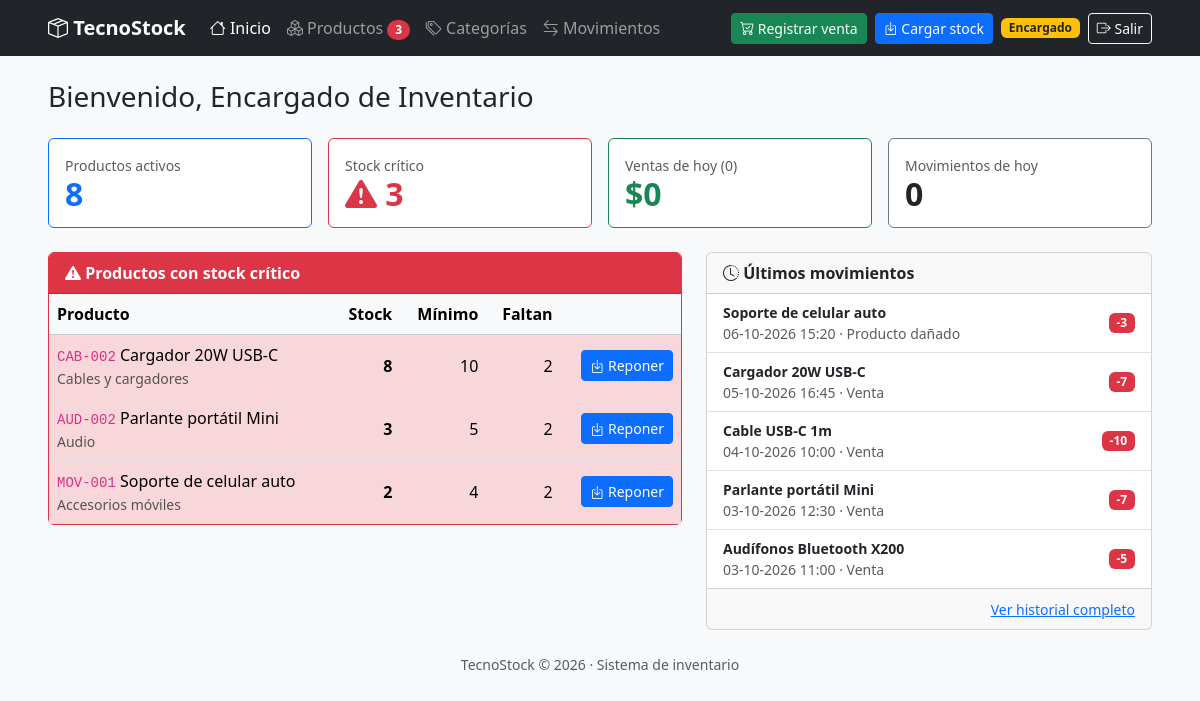
/inicio.php (signed in), run on the app's committed database.
### tables this page shows
CREATE TABLE producto (
    id_producto  INT          NOT NULL AUTO_INCREMENT,
    codigo       VARCHAR(20)  NOT NULL,
    nombre       VARCHAR(100) NOT NULL,
    descripcion  VARCHAR(255) NULL,
    precio       INT          NOT NULL,            
    stock_actual INT          NOT NULL DEFAULT 0,
    stock_minimo INT          NOT NULL DEFAULT 0,
    estado       TINYINT(1)   NOT NULL DEFAULT 1,
    id_categoria INT          NOT NULL,

    PRIMARY KEY (id_producto),
    CONSTRAINT uq_producto_codigo  UNIQUE (codigo),
    CONSTRAINT chk_producto_precio CHECK (precio >= 0),
    CONSTRAINT chk_producto_stock  CHECK (stock_actual >= 0),
    CONSTRAINT chk_producto_minimo CHECK (stock_minimo >= 0),
    CONSTRAINT chk_producto_estado CHECK (estado IN (0, 1)),
    CONSTRAINT fk_producto_categoria
        FOREIGN KEY (id_categoria) REFERENCES categoria (id_categoria)
        ON UPDATE CASCADE
        ON DELETE RESTRICT
);

CREATE TABLE categoria (
    id_categoria INT          NOT NULL AUTO_INCREMENT,
    nombre       VARCHAR(60)  NOT NULL,
    descripcion  VARCHAR(255) NULL,
    estado       TINYINT(1)   NOT NULL DEFAULT 1,

    PRIMARY KEY (id_categoria),
    CONSTRAINT uq_categoria_nombre  UNIQUE (nombre),
    CONSTRAINT chk_categoria_estado CHECK (estado IN (0, 1))
);

CREATE TABLE movimiento (
    id_movimiento   INT          NOT NULL AUTO_INCREMENT,
    fecha_hora      DATETIME     NOT NULL DEFAULT CURRENT_TIMESTAMP,
    tipo            ENUM('ENTRADA', 'SALIDA') NOT NULL,
    motivo          VARCHAR(30)  NOT NULL,
    cantidad        INT          NOT NULL,
    precio_unitario INT          NOT NULL DEFAULT 0,
    observacion     VARCHAR(255) NULL,
    id_producto     INT          NOT NULL,
    id_usuario      INT          NOT NULL,

    PRIMARY KEY (id_movimiento),
    CONSTRAINT chk_movimiento_cantidad CHECK (cantidad > 0),
    CONSTRAINT chk_movimiento_precio   CHECK (precio_unitario >= 0),
     
    CONSTRAINT chk_movimiento_motivo CHECK (
        (tipo = 'ENTRADA' AND motivo IN ('Stock inicial', 'Compra a proveedor', 'Devolución de cliente', 'Ajuste de inventario'))
        OR
        (tipo = 'SALIDA'  AND motivo IN ('Venta', 'Producto dañado', 'Devolución a proveedor', 'Ajuste de inventario'))
    ),
    CONSTRAINT fk_movimiento_producto
        FOREIGN KEY (id_producto) REFERENCES producto (id_producto)
        ON UPDATE CASCADE
        ON DELETE RESTRICT,
    CONSTRAINT fk_movimiento_usuario
        FOREIGN KEY (id_usuario) REFERENCES usuario (id_usuario)
        ON UPDATE CASCADE
        ON DELETE RESTRICT
);

### includes/funciones.php (called while the page is built, shortened)
<?php
function es_encargado(): bool
{
    return ($_SESSION['rol'] ?? '') === 'ENCARGADO';
}
function e($texto): string
{
    return htmlspecialchars((string) $texto, ENT_QUOTES, 'UTF-8');
}
function formato_precio($valor): string
{
    return '$' . number_format((int) $valor, 0, ',', '.');
}
function formato_fecha(string $fecha): string
{
    return date('d-m-Y H:i', strtotime($fecha));
}

### inicio.php (the view, shortened to what this page needs)
<?php
require_once __DIR__ . '/includes/sesion.php';
$totalProductos = (int) $pdo->query('SELECT COUNT(*) FROM producto WHERE estado = 1')->fetchColumn();
$totalCriticos  = (int) $pdo->query('SELECT COUNT(*) FROM producto WHERE estado = 1 AND stock_actual < stock_minimo')->fetchColumn();
$ventasHoy      = $pdo->query(
    "SELECT COUNT(*) AS cantidad, COALESCE(SUM(cantidad * precio_unitario), 0) AS total
     FROM movimiento WHERE motivo = 'Venta' AND DATE(fecha_hora) = CURDATE()"
)->fetch();
$movimientosHoy = (int) $pdo->query('SELECT COUNT(*) FROM movimiento WHERE DATE(fecha_hora) = CURDATE()')->fetchColumn();
$criticosLista = $pdo->query(
    'SELECT p.id_producto, p.codigo, p.nombre, c.nombre AS categoria, p.stock_actual, p.stock_minimo
     FROM producto p
     JOIN categoria c ON c.id_categoria = p.id_categoria
     WHERE p.estado = 1 AND p.stock_actual < p.stock_minimo
     ORDER BY (p.stock_minimo - p.stock_actual) DESC, p.nombre'
)->fetchAll();
$ultimos = $pdo->query(
    'SELECT m.fecha_hora, m.tipo, m.motivo, m.cantidad, p.nombre AS producto
     FROM movimiento m JOIN producto p ON p.id_producto = m.id_producto
     ORDER BY m.fecha_hora DESC, m.id_movimiento DESC LIMIT 5'
)->fetchAll();
$seccion = 'inicio';
require __DIR__ . '/includes/header.php';
?>
<h1 class="h3 mb-4">Bienvenido, <?= e($_SESSION['nombre']) ?></h1>
<div class="row g-3 mb-4">
    <div class="col-sm-6 col-lg-3">
        <a href="productos/index.php" class="text-decoration-none">
            <div class="card border-primary h-100 tarjeta-resumen"><div class="card-body">
                <div class="text-muted small">Productos activos</div>
                <div class="valor text-primary"><?= $totalProductos ?></div>
            </div></div>
        </a>
    </div>
    <div class="col-sm-6 col-lg-3">
        <a href="productos/index.php?critico=1" class="text-decoration-none">
            <div class="card h-100 tarjeta-resumen <?= $totalCriticos > 0 ? 'border-danger' : 'border-success' ?>"><div class="card-body">
                <div class="text-muted small">Stock crítico</div>
                <div class="valor <?= $totalCriticos > 0 ? 'text-danger' : 'text-success' ?>">
                    <?php if ($totalCriticos > 0): ?><i class="bi bi-exclamation-triangle-fill"></i><?php endif; ?>
                    <?= $totalCriticos ?>
                </div>
            </div></div>
        </a>
    </div>
    <div class="col-sm-6 col-lg-3">
        <a href="movimientos/index.php?motivo=Venta&amp;desde=<?= date('Y-m-d') ?>&amp;hasta=<?= date('Y-m-d') ?>" class="text-decoration-none">
            <div class="card border-success h-100 tarjeta-resumen"><div class="card-body">
                <div class="text-muted small">Ventas de hoy (<?= (int) $ventasHoy['cantidad'] ?>)</div>
                <div class="valor text-success"><?= formato_precio($ventasHoy['total']) ?></div>
            </div></div>
        </a>
    </div>
    <div class="col-sm-6 col-lg-3">
        <a href="movimientos/index.php?desde=<?= date('Y-m-d') ?>&amp;hasta=<?= date('Y-m-d') ?>" class="text-decoration-none">
            <div class="card border-secondary h-100 tarjeta-resumen"><div class="card-body">
                <div class="text-muted small">Movimientos de hoy</div>
                <div class="valor text-dark"><?= $movimientosHoy ?></div>
            </div></div>
        </a>
    </div>
</div>
<div class="row g-4">
    <div class="col-lg-7">
        <div class="card <?= $criticosLista ? 'border-danger' : '' ?>">
            <div class="card-header fw-semibold <?= $criticosLista ? 'bg-danger text-white' : '' ?>">
                <i class="bi bi-exclamation-triangle-fill"></i> Productos con stock crítico
            </div>
            <?php if (!$criticosLista): ?>
                <div class="card-body text-success"><i class="bi bi-check-circle"></i> Todos los productos tienen stock suficiente.</div>
            <?php else: ?>
                <div class="table-responsive">
                    <table class="table table-hover mb-0 align-middle">
                        <thead class="table-light">
                            <tr>
                                <th>Producto</th>
                                <th class="num">Stock</th>
                                <th class="num">Mínimo</th>
                                <th class="num d-none d-sm-table-cell">Faltan</th>
                                <th></th>
                            </tr>
                        </thead>
                        <tbody>
                        <?php foreach ($criticosLista as $p): ?>
                            <tr class="fila-critica">
                                <td>
                                    <code><?= e($p['codigo']) ?></code> <?= e($p['nombre']) ?>
                                    <div class="small text-muted"><?= e($p['categoria']) ?></div>
                                </td>
                                <td class="num fw-bold"><?= (int) $p['stock_actual'] ?></td>
                                <td class="num"><?= (int) $p['stock_minimo'] ?></td>
                                <td class="num d-none d-sm-table-cell"><?= (int) $p['stock_minimo'] - (int) $p['stock_actual'] ?></td>
                                <td class="text-end">
                                    <a class="btn btn-sm btn-primary text-nowrap"
                                       href="movimientos/registrar.php?tipo=ENTRADA&amp;motivo=Compra%20a%20proveedor&amp;id_producto=<?= (int) $p['id_producto'] ?>">
                                        <i class="bi bi-box-arrow-in-down"></i> Reponer
                                    </a>
                                </td>
                            </tr>
                        <?php endforeach; ?>
                        </tbody>
                    </table>
                </div>
            <?php endif; ?>
        </div>
    </div>
    <div class="col-lg-5">
        <div class="card">
            <div class="card-header fw-semibold"><i class="bi bi-clock-history"></i> Últimos movimientos</div>
            <ul class="list-group list-group-flush">
                <?php foreach ($ultimos as $m): ?>
                    <li class="list-group-item d-flex justify-content-between align-items-center">
                        <div>
                            <div class="small fw-semibold"><?= e($m['producto']) ?></div>
                            <div class="small text-muted"><?= e(formato_fecha($m['fecha_hora'])) ?> · <?= e($m['motivo']) ?></div>
                        </div>
                        <span class="badge <?= $m['tipo'] === 'ENTRADA' ? 'bg-primary' : 'bg-danger' ?>">
                            <?= $m['tipo'] === 'ENTRADA' ? '+' : '-' ?><?= (int) $m['cantidad'] ?>
                        </span>
                    </li>
                <?php endforeach; ?>
            </ul>
            <div class="card-footer text-end">
                <a href="movimientos/index.php" class="small">Ver historial completo</a>
            </div>
        </div>
    </div>
</div>
<?php require __DIR__ . '/includes/footer.php'; ?>

### includes/header.php (shortened to what this page needs)
<?php
$seccion = $seccion ?? '';
$criticos = (int) $pdo->query(
    'SELECT COUNT(*) FROM producto WHERE estado = 1 AND stock_actual < stock_minimo'
)->fetchColumn();
function activo(string $nombre, string $seccion): string
{
    return $nombre === $seccion ? ' active' : '';
}
?>
<!DOCTYPE html>
<html lang="es">
<head>
    <link href="https://cdn.jsdelivr.net/npm/bootstrap@5.3.3/dist/css/bootstrap.min.css" rel="stylesheet">
    <link href="https://cdn.jsdelivr.net/npm/bootstrap-icons@1.11.3/font/bootstrap-icons.min.css" rel="stylesheet">
    <link href="<?= BASE_URL ?>assets/css/estilos.css" rel="stylesheet">
</head>
<body class="bg-light">
<nav class="navbar navbar-expand-lg navbar-dark bg-dark mb-4">
       <div class="container-fluid px-lg-5">
        <a class="navbar-brand fw-bold" href="<?= BASE_URL ?>inicio.php">
            <i class="bi bi-box-seam"></i> TecnoStock
        </a>
        <div class="collapse navbar-collapse" id="menu">
            <ul class="navbar-nav me-auto">
                <li class="nav-item">
                    <a class="nav-link text-nowrap<?= activo('inicio', $seccion) ?>" href="<?= BASE_URL ?>inicio.php">
                        <i class="bi bi-house"></i> Inicio
                    </a>
                </li>
                <li class="nav-item">
                    <a class="nav-link text-nowrap<?= activo('productos', $seccion) ?>" href="<?= BASE_URL ?>productos/index.php">
                        <i class="bi bi-boxes"></i> Productos
                        <?php if ($criticos > 0): ?>
                            <span class="badge rounded-pill bg-danger" title="Productos con stock crítico"><?= $criticos ?></span>
                        <?php endif; ?>
                    </a>
                </li>
                <?php if (es_encargado()): ?>
                <li class="nav-item">
                    <a class="nav-link text-nowrap<?= activo('categorias', $seccion) ?>" href="<?= BASE_URL ?>categorias/index.php">
                        <i class="bi bi-tags"></i> Categorías
                    </a>
                </li>
                <?php endif; ?>
                <li class="nav-item">
                    <a class="nav-link text-nowrap<?= activo('movimientos', $seccion) ?>" href="<?= BASE_URL ?>movimientos/index.php">
                        <i class="bi bi-arrow-left-right"></i> Movimientos
                    </a>
                </li>
            </ul>
            <div class="d-flex flex-wrap flex-lg-nowrap gap-2 align-items-center">
                <a class="btn btn-success btn-sm text-nowrap" href="<?= BASE_URL ?>movimientos/registrar.php?tipo=SALIDA&amp;motivo=Venta">
                    <i class="bi bi-cart-check"></i> Registrar venta
                </a>
                <a class="btn btn-primary btn-sm text-nowrap" href="<?= BASE_URL ?>movimientos/registrar.php?tipo=ENTRADA&amp;motivo=Compra%20a%20proveedor">
                    <i class="bi bi-box-arrow-in-down"></i> Cargar stock
                </a>
                <span class="badge <?= es_encargado() ? 'bg-warning text-dark' : 'bg-info text-dark' ?>" title="Rol del usuario">
                    <?= es_encargado() ? 'Encargado' : 'Vendedor' ?>
                </span>
                <a class="btn btn-outline-light btn-sm text-nowrap" href="<?= BASE_URL ?>logout.php" title="Cerrar sesión de <?= e($_SESSION['nombre'] ?? '') ?>">
                    <i class="bi bi-box-arrow-right"></i> Salir
                </a>
            </div>
        </div>
    </div>
</nav>
   <main class="container-fluid px-lg-5">

### includes/footer.php (shortened to what this page needs)
</main>
<footer class="text-center text-muted small py-4">
    TecnoStock &copy; <?= date('Y') ?> · Sistema de inventario
</footer>
</body>
</html>

### assets/css/estilos.css (style rules this page uses)
.fila-critica td { background-color: #f8d7da; }
.num { text-align: right; font-variant-numeric: tabular-nums; white-space: nowrap; }
.tarjeta-resumen .valor { font-size: 2rem; font-weight: 700; line-height: 1.1; }

### data on the page
producto: codigo "CAB-002", nombre "Cargador 20W USB-C", id_categoria.nombre "Cables y cargadores", stock_actual "8", stock_minimo "10", (int) $p['stock_minimo'] - (int) $p['stock_actual'] "2"
producto: codigo "AUD-002", nombre "Parlante portátil Mini", id_categoria.nombre "Audio", stock_actual "3", stock_minimo "5", (int) $p['stock_minimo'] - (int) $p['stock_actual'] "2"
producto: codigo "MOV-001", nombre "Soporte de celular auto", id_categoria.nombre "Accesorios móviles", stock_actual "2", stock_minimo "4", (int)$p['stock_minimo']-(int)$p['stock_actual'] "2"
movimiento: id_producto.nombre "Soporte de celular auto", fecha_hora "06-10-2026 15:20", motivo "Producto dañado", cantidad "3"
movimiento: id_producto.nombre "Cargador 20W USB-C", fecha_hora "05-10-2026 16:45", motivo "Venta", cantidad "7"
movimiento: id_producto.nombre "Cable USB-C 1m", fecha_hora "04-10-2026 10:00", motivo "Venta", cantidad "10"
movimiento: id_producto.nombre "Parlante portátil Mini", fecha_hora "03-10-2026 12:30", motivo "Venta", cantidad "7"
movimiento: id_producto.nombre "Audífonos Bluetooth X200", fecha_hora "03-10-2026 11:00", motivo "Venta", cantidad "5"

### other printed values
$criticos "3"
$_SESSION['nombre'] "Encargado de Inventario"
$totalProductos "8"
$totalCriticos "3"
$ventasHoy['cantidad'] "0"
formato_precio($ventasHoy['total']) "$0"
$movimientosHoy "0"
